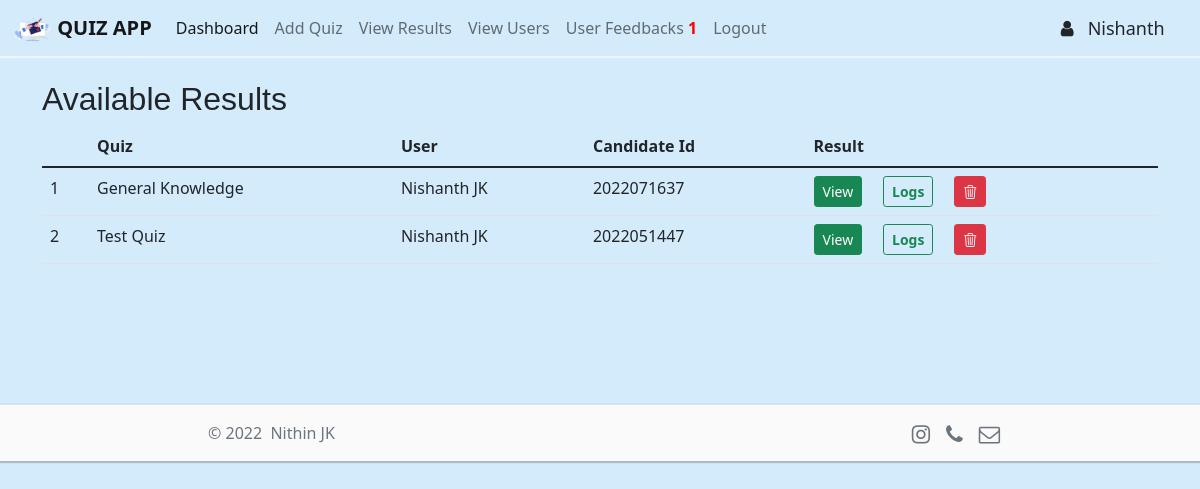
Screenshot of /view_results/Nishanth/ (signed in) with the database file from the repository.
### users/models.py (models this page shows, shortened)
class Users(models.Model):
    fname = models.CharField(max_length=100)
    lname = models.CharField(max_length=100, blank=True)
    email = models.EmailField(max_length=100)
    status = models.CharField(max_length=20, default='not_activated')
    def __str__(self):
        return self.fname+ ' ' +self.lname

class Results(models.Model):
    quiz_id = models.ForeignKey(Quizzes, blank=False, null=False, on_delete=models.CASCADE)
    user_id = models.ForeignKey(Users, blank=False, null=False, on_delete=models.CASCADE)
    candidate_id = models.CharField('Candidate Id', max_length=100)
    score = models.FloatField()
    max_mark = models.IntegerField()
    tot_questions =models.IntegerField()
    correct_answers = models.IntegerField()
    wrong_answers = models.IntegerField()
    date = models.DateField('Date Attended')
    class Meta:
        ordering = ('-date',)

class Quizzes(models.Model):
    title = models.CharField('Quiz Title', max_length=100)
    tot_questions = models.IntegerField()
    mark_for_correct = models.FloatField()
    mark_for_wrong = models.FloatField()
    max_time = models.IntegerField()
    max_mark = models.IntegerField()
    date_added = models.DateField('Date Added')
    attendees = models.ManyToManyField(Users, blank=True)
    def __str__(self):
        return self.title
    class Meta:
        ordering = ('-date_added',)

### site_admin/views.py (the view)
# urls.py: path('view_results/<name>/', admin_views.view_results, name='view_results'),
@login_required(login_url='home')
def view_results(request, name):
    current_user = User.objects.get(pk=request.user.id)
    if current_user.is_superuser == True:
        if request.method == 'POST':
            uid = request.POST['uid']
            qid = request.POST['qid']
            user = Users.objects.get(pk=uid)
            token = generate_token.make_token(user)
            user_id = urlsafe_base64_encode(force_bytes(uid))
            quiz_id = urlsafe_base64_encode(force_bytes(qid))
            return redirect('generate_result', user_id, quiz_id, token)
        else:
            role = 'admin'
            notification = Notifications.objects.filter(to=role, status=1)
            feedcount = 0
            resultcount = 0
            usercount = 0
            for item in notification:
                if item.subject == 'feedback':
                    feedcount += 1
                elif item.subject == 'result':
                    resultcount += 1
                elif item.subject == 'new_user':
                    usercount += 1
            results = Results.objects.all
            return render(request, 'admin/view_results.html', {'role':role, 'feedcount':feedcount, 'resultcount':resultcount, 'usercount':usercount, 'current_year': current_year, 'uname':name, 'results':results,})
    else:
        return redirect('home')

### templates/admin/view_results.html (shortened to what this page needs)
{% include 'header.html' %}
{% block content %}
<div class="container">
    <h2>Available Results</h2>
    {% if results %}
    <div class="table-responsive">
        <table class="table">
            <thead>
                <tr>
                    <th></th>
                    <th>Quiz</th>
                    <th>User</th>
                    <th>Candidate Id</th>
                    <th>Result</th>
                </tr>
            </thead>
            <tbody>
                {% for item in results %}
                <tr>
                    <form method="post" action="{% url 'view_results' uname %}">
                        <td>{{ forloop.counter }}</td>
                        <td>{{ item.quiz_id }} <input type="hidden" name="qid" value="{{ item.quiz_id.id }}"></td>
                        <td>{{ item.user_id }} <input type="hidden" name="uid" value="{{ item.user_id.id }}"></td>
                        <td>{{ item.candidate_id }}</td>
                        <td>
                            <input type="submit" class="btn btn-success btn-sm" value="View">&nbsp;&nbsp;&nbsp;&nbsp;
                            <a href="{% url 'view_logs' item.user_id.id item.quiz_id.id item.candidate_id 'admin' %}"
                                class="btn btn-outline-success btn-sm"><b>Logs</b></a>&nbsp;&nbsp;&nbsp;&nbsp;
                            <a id="delete" href="{% url 'delete_result' item.id uname %}" class="btn btn-danger btn-sm"
                                title="Delete Result"
                                onclick="return confirm('Are you sure ? This action can`t be undone !')"><i
                                    class="bi bi-trash3"></i></a>
                        </td>
                    </form>
                </tr>
                {% endfor %}
            </tbody>
        </table>
        {% else %}
        <br>
        <p>No results available. &nbsp;:(</p>
        {% endif %}
    </div>
</div>
{% endblock %}
{% include 'footer.html' %}

### templates/header.html (shortened to what this page needs)
{% load static %}
<!doctype html>
<html lang="en">
<head>
    <link href="https://cdn.jsdelivr.net/npm/bootstrap@5.1.3/dist/css/bootstrap.min.css" rel="stylesheet"
>
    <link rel="stylesheet" href="https://cdn.jsdelivr.net/npm/bootstrap-icons@1.8.1/font/bootstrap-icons.css">
    <link href="https://maxcdn.bootstrapcdn.com/font-awesome/4.6.3/css/font-awesome.min.css" rel="stylesheet"
>
    <link rel="stylesheet" type="text/css" href="{% static 'css/main.css' %}">
    <link rel="stylesheet" type="text/css" href="{% static 'css/loader.css' %}">
    <link rel="stylesheet" type="text/css" href="{% static 'css/swiper-bundle.min.css' %}">
</head>
<body>
    <nav class="navbar navbar-expand-lg navbar-light" style="background-color: #d4ebfc;">
        <div class="container-fluid">
            <a class="navbar-brand" href="{% url 'home' %}"><b><img src="{% static 'img/logo.webp' %}" height="25"
                        width="40"> QUIZ APP</b></a>
            <div class="collapse navbar-collapse" id="navbarSupportedContent">
                <ul class="navbar-nav me-auto mb-2 mb-lg-0">
                    {% if role == 'admin' %}
                    <li class="nav-item">
                        <a class="nav-link active" aria-current="page" href="{% url 'admin_dashboard' uname %}">
                            Dashboard
                        </a>
                    </li>
                    <li class="nav-item">
                        <a class="nav-link" href="{% url 'add_quiz' uname %}">
                            Add Quiz
                        </a>
                    </li>
                    <li class="nav-item">
                        <a class="nav-link" href="{% url 'result_notify' uname %}">
                            <span class="notification">
                                View Results
                            </span>
                        </a>
                    </li>
                    <li class="nav-item">
                        <a class="nav-link" href="{% url 'user_notify' uname %}">
                            <span class="notification">
                                View Users
                            </span>
                        </a>
                    </li>
                    <li class="nav-item">
                        <a class="nav-link" href="{% url 'feed_notify' uname %}">
                            <span class="notification">
                                User Feedbacks
                                {% if feedcount %}
                                <span class="notification-badge"><b>&nbsp;{{ feedcount }}</b></span>
                                {% endif %}
                            </span>
                        </a>
                    </li>
                    <li class="nav-item">
                        <a class="nav-link" href="{% url 'signout' %}">
                            Logout
                        </a>
                    </li>
                </ul>
                <div class="d-flex">
                    <ul class="navbar-nav me-auto mb-2 mb-lg-0">
                        <li style="font-size: large;"><i class="fa fa-user" aria-hidden="true"></i>&nbsp;&nbsp;
                            {{ uname }} &nbsp;&nbsp;&nbsp;&nbsp;</li>
                    </ul>
                </div>
                {% endif %}
            </div>
        </div>
    </nav>
    <br>
    <div>

### static/css/main.css (style rules this page uses)
body { background: #d4ebfc; }
.navbar { box-shadow: 1px 1px 1px 1px #f2f5f7; }
h1, h2, h3, h4, h5, h6 { font-family: 'Trebuchet MS', 'Lucida Sans Unicode', 'Lucida Grande', 'Lucida Sans', Arial, sans-serif; }

### templates/header.html (style rules this page uses)
.notification { position: relative; display: flex; }
.notification-badge { top: -15px; right: -1px; color: red; -webkit-animation: shake .1s ease-in-out .1s infinite alternate; }

### rows the page displays
Users: fname "Nishanth"
Results: quiz_id "General Knowledge", user_id "Nishanth JK", candidate_id "2022071637"
Results: quiz_id "Test Quiz", user_id "Nishanth JK", candidate_id "2022051447"

### other values shown
{{ feedcount }} "1"
{{ current_year }} "2022"
